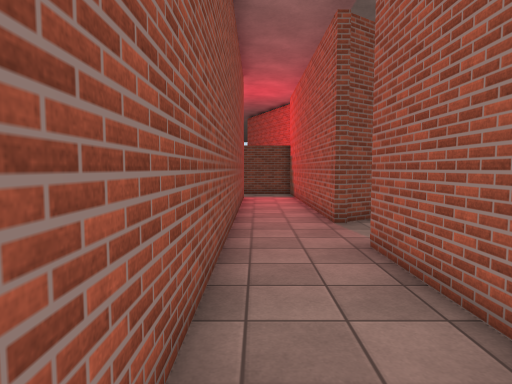
View 1 (above)

19 first-person views from a walk through a Unity game level. The camera is 1.5 m above the floor, tilts 4° down and sees 75° across. The floor is counted in squares, 0.9 m on a side. Each view is taken from the middle of a square. On the plan, view 1 faces up. The plan holds only what a view shows up to about 16 squares ahead; the rest is blank. The place goes on beyond the plan. The player is left out. Surface patterns are stand-ins for the level's own textures.

View 2
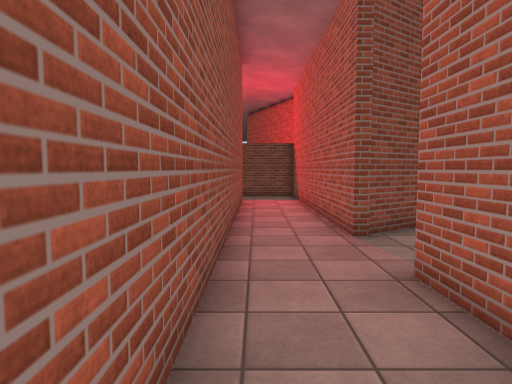

View 3
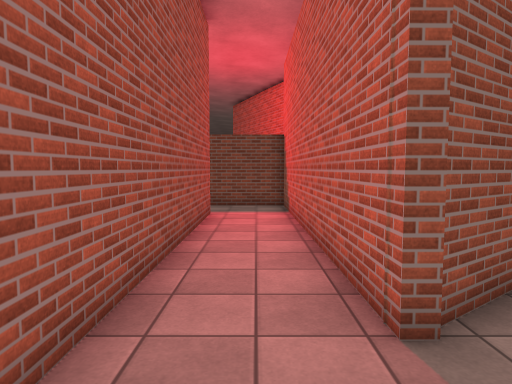

View 4
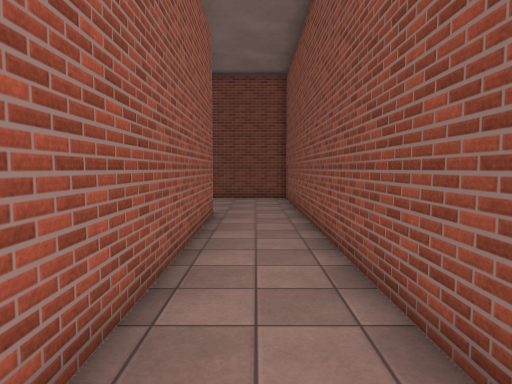

View 5
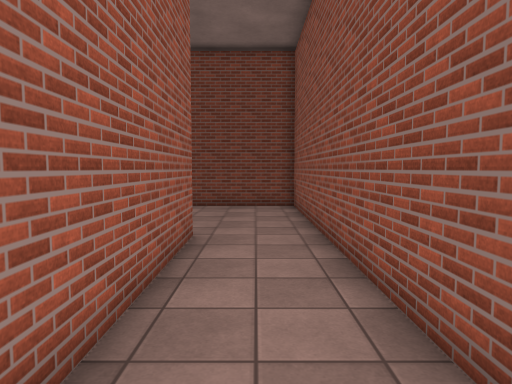

View 6
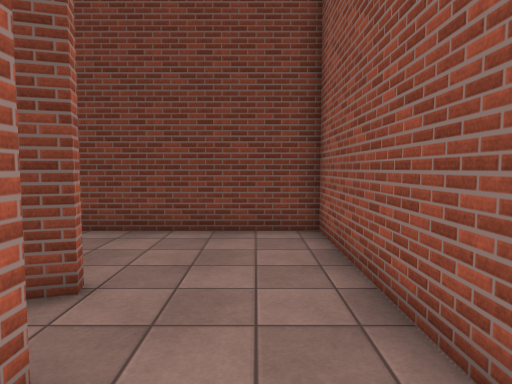

View 7
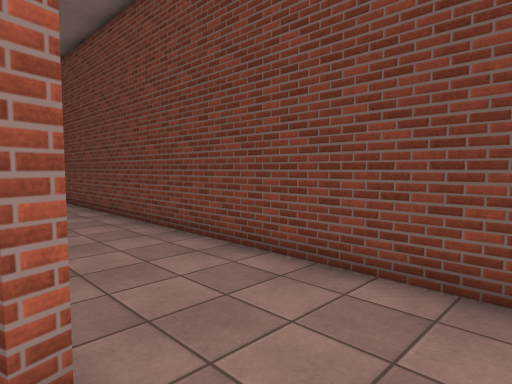

View 8
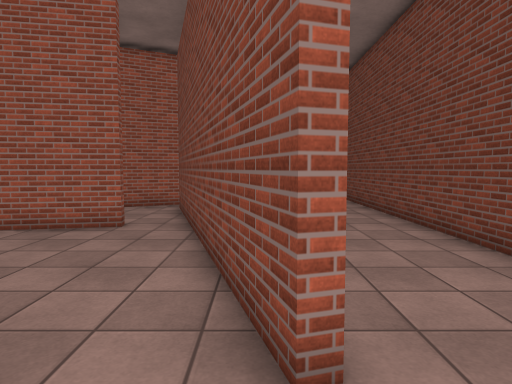

View 9
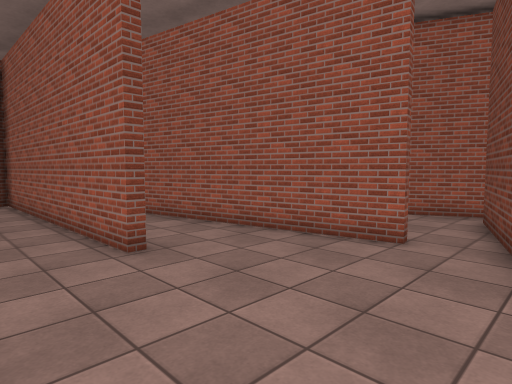

View 10
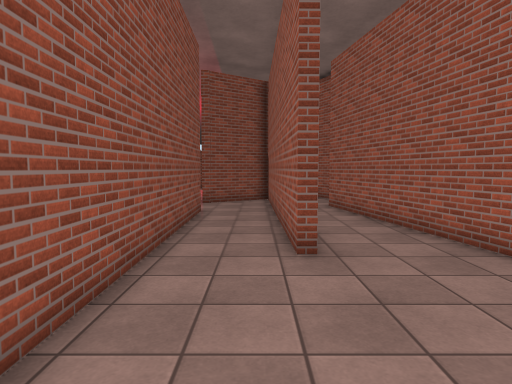

View 11
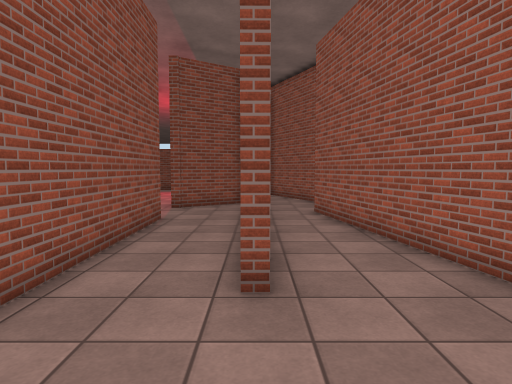

View 12
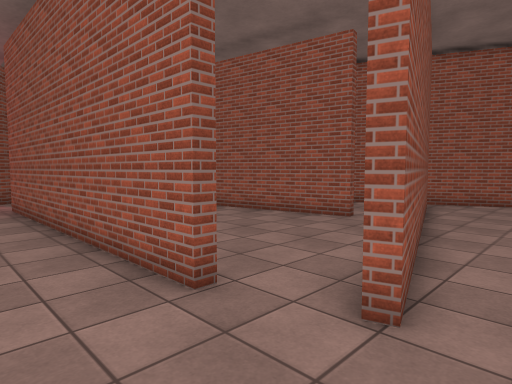

View 13
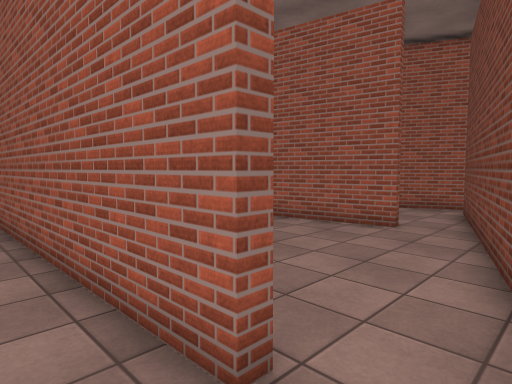

View 14
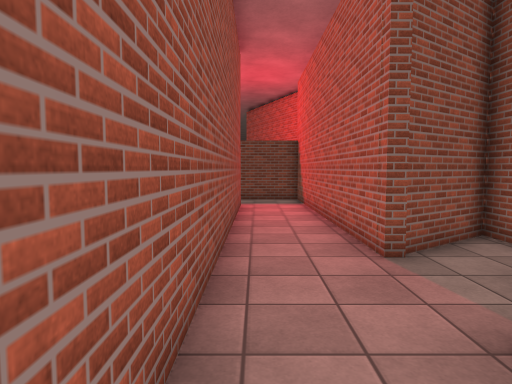

View 15
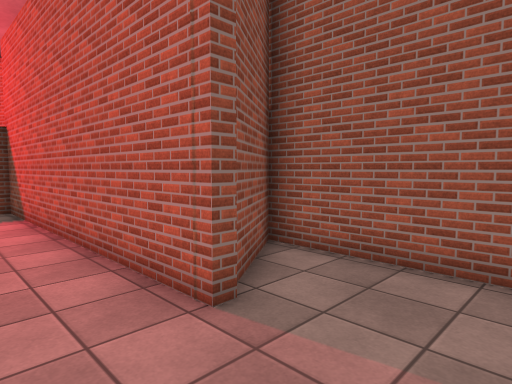

View 16
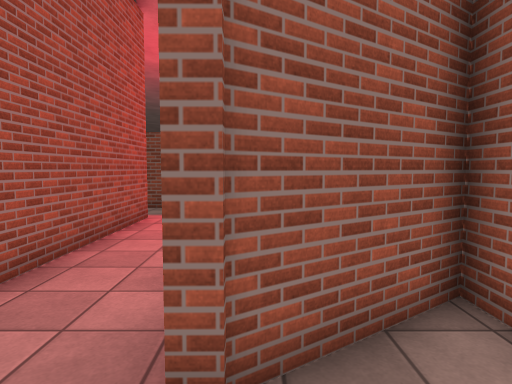

View 17
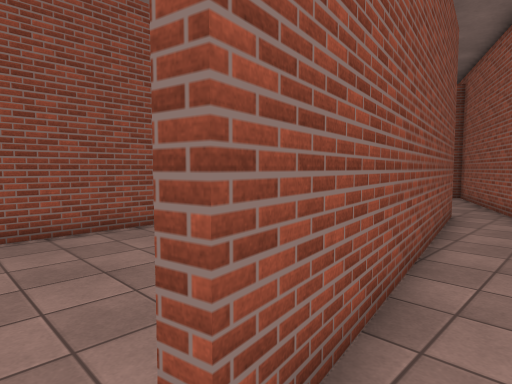

View 18
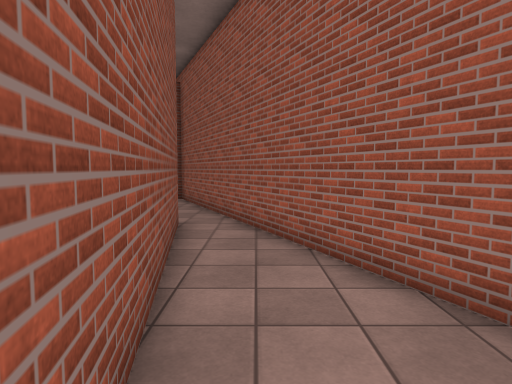

View 19
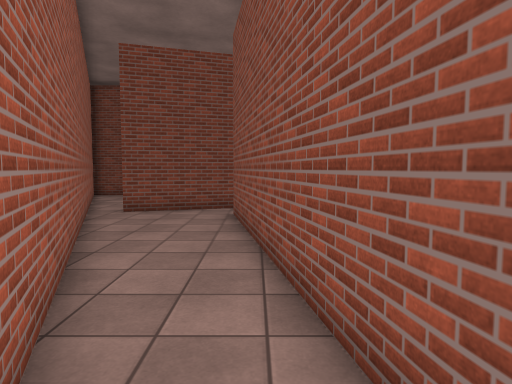

### Floor plan
Points are (right, up) in squares from view 1. A wall is a line through its corners. A room is listed if a view was taken in it or the views show most of it. See-through windows are left out.
Room 1 (views 1, 2, 3, 4, 5, 6, 7, 8, 12, 13, 14, 15, 16)
walls: (2.6, -5.2) (2.4, 7.1); (2.9, 10.1) (2.4, 10.1) (2.3, 22.1) (-1.6, 22.1); (13.5, -4.7) (3.5, -7.7) (3.3, -7.3); (-0.7, 19.4) (-0.7, -11.9) (13.5, -11.9)
ways out: opening at (2.5, -6.5) to room 2; opening at (2.5, 8.5) to room 2; opening at (-1, 20.5)
Room 2 (views 9, 10, 11)
walls: (6.2, 0.4) (5.8, 0.4) (5.7, 12.2) (2.8, 10.3); (10.4, -3.2) (8.5, 7.8); (3.1, -5.2) (2.6, -5.2); (2.8, 7.1) (3, -3.5); (3.3, -7.3) (9.9, -5.3)
ways out: opening at (2.5, -6.5) to room 1; opening at (2.5, 8.5) to room 1; opening at (10.5, -4) to room 3; opening at (7, 8)
Room 3 (views 17, 18)
walls: (13.5, 2.8) (12.5, 5.1); (9.5, 4.2) (10.8, -3.1) (10.4, -3.2); (9.9, -5.3) (13.6, -4.2)
ways out: opening at (10.5, -4) to room 2; opening at (11, 4) to room 4
Room 4 (view 19)
walls: (8.6, 9.1) (9.5, 4.2); (12.5, 5.1) (10.3, 9.9)
ways out: opening at (11, 4) to room 3

Positions as (right, up) in squares from view 1, and headings:
1: (0, 0), facing up
2: (0, 2), facing up
3: (1, 7), facing up
4: (1, 7), facing down
5: (1, 3), facing down
6: (1, -3), facing down
7: (1, -7), facing down-right
8: (1, -7), facing right
9: (3, -6), facing up-right
10: (5, -6), facing up
11: (6, -4), facing up
12: (0, -9), facing up-right
13: (1, -7), facing up-right
14: (0, 4), facing up
15: (0, 7), facing up-right
16: (3, 8), facing up
17: (12, -4), facing up-left
18: (11, -1), facing up
19: (10, 9), facing down
